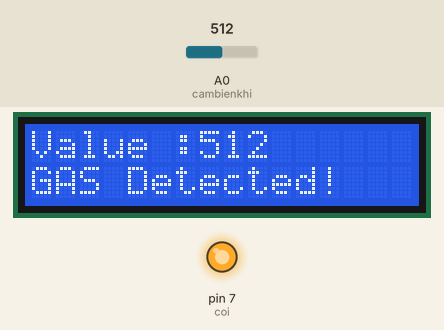
This sketch was run on a simulated Arduino Uno, built with avr-gcc and run on an emulated ATmega328P. Shown: 16×2 character LCD, output pins drawn as LEDs (lit = HIGH). The test bench sets the inputs (shaded band); at power-on: A0 (cambienkhi) = 512.

Above: at 1.2 s.
1.3 s: A0 (cambienkhi) set to 716
At 2.3 s:
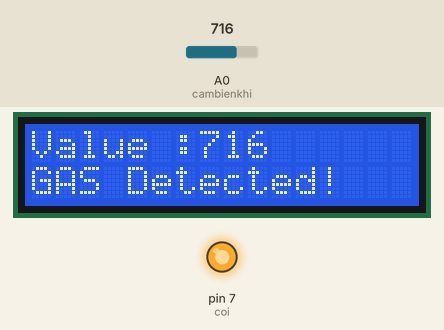
2.8 s: A0 (cambienkhi) set to 900
At 4.0 s:
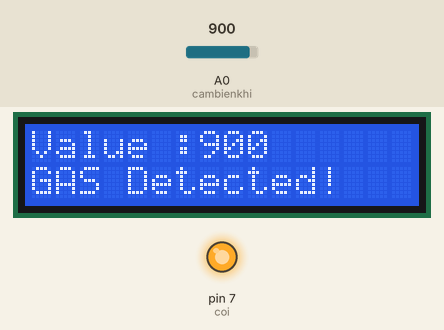
4.3 s: A0 (cambienkhi) set to 1023
At 4.8 s:
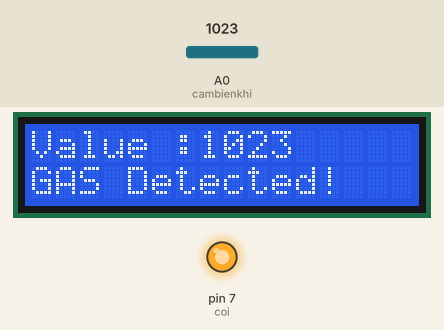
Timing chart, 0 to 7.3 s (numbered marks = the images above; inputs shaded):
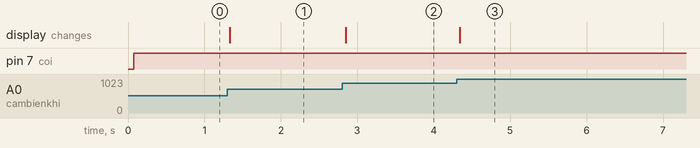

Measured:
- after the input at 1.3 s, the display: changes at once (image 1)
- after the input at 2.8 s, the display: changes after 0.05 s (image 2)
- after the input at 4.3 s, the display: changes at once (image 3)

The sketch:

PhongBep_NhaVeSinh.ino
```cpp
#include <LiquidCrystal_I2C.h>
LiquidCrystal_I2C lcd(0x27, 16, 2);

int coi = 7;
int cambienkhi = A0;
int cambienlua = 6;


void setup() {
  Serial.begin(9200);
  lcd.init();
  lcd.backlight();


  pinMode(cambienlua, INPUT);
  pinMode(cambienkhi, INPUT);
  pinMode(coi, OUTPUT);
}


void loop() {


  //chay();
  int value = analogRead(cambienkhi);
  lcd.setCursor(0, 0);
  lcd.print("Value :");
  lcd.print(value);
  lcd.print("  ");

  if ( value > 200 || digitalRead(cambienlua)==LOW) {
    digitalWrite(coi, HIGH);
    lcd.setCursor(0, 1);
    lcd.print("GAS Detected!");
  } else {
    digitalWrite(coi, LOW);
    lcd.setCursor(0, 1);
    lcd.print("             ");
  }
}
```
